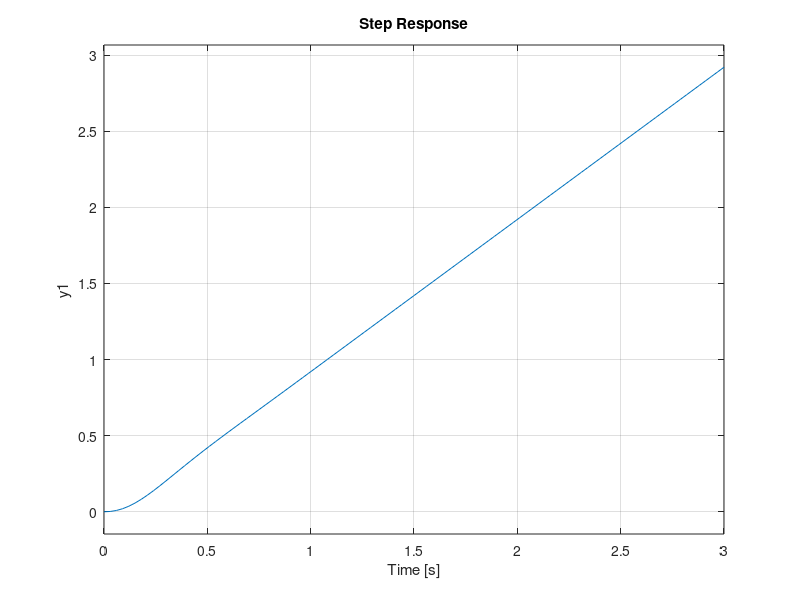

The MATLAB script that drew this image:
close all 
clear all
clc

G=zpk([],[-3 -8],2);
C=zpk([-25 -3],[0],2);
H=1;

%sisotool(G,C,H)

Gtotal=G*C;
%lazo cerrado
M=feedback(Gtotal,H);
rampa=zpk([],[0],1);

step(rampa*M)
